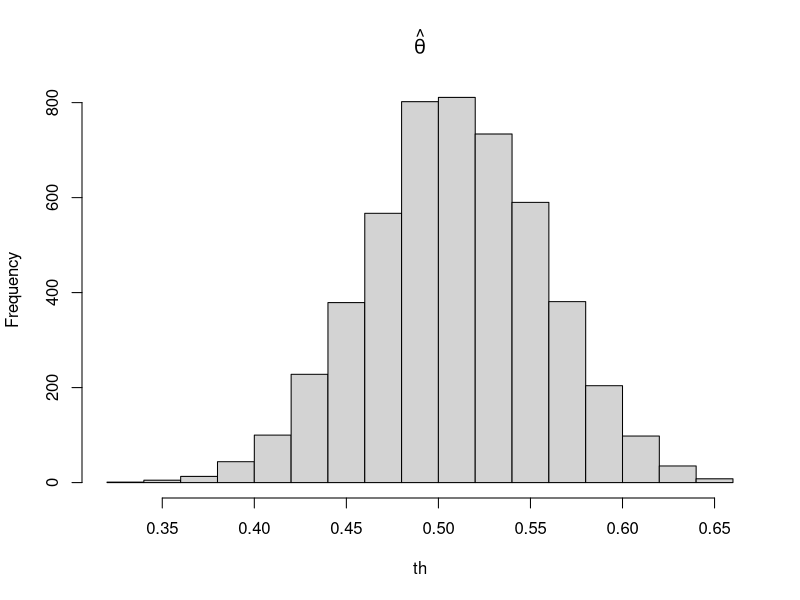
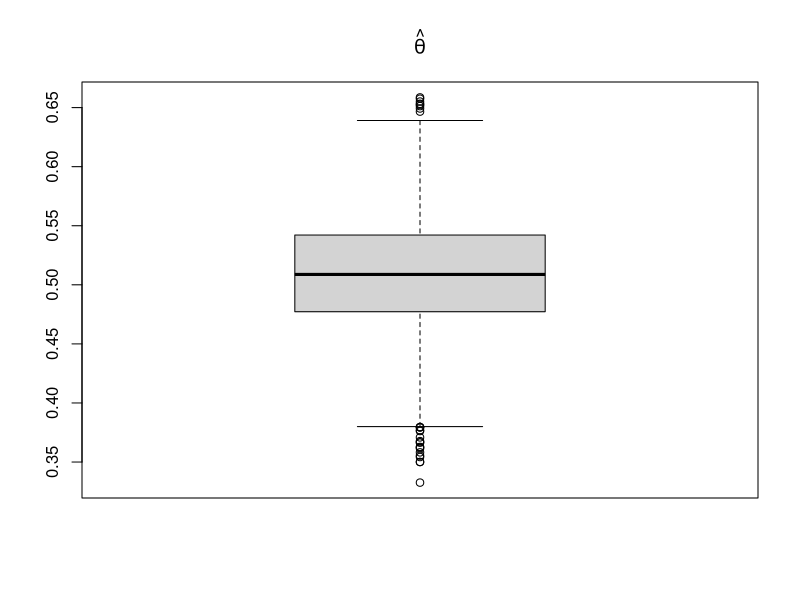
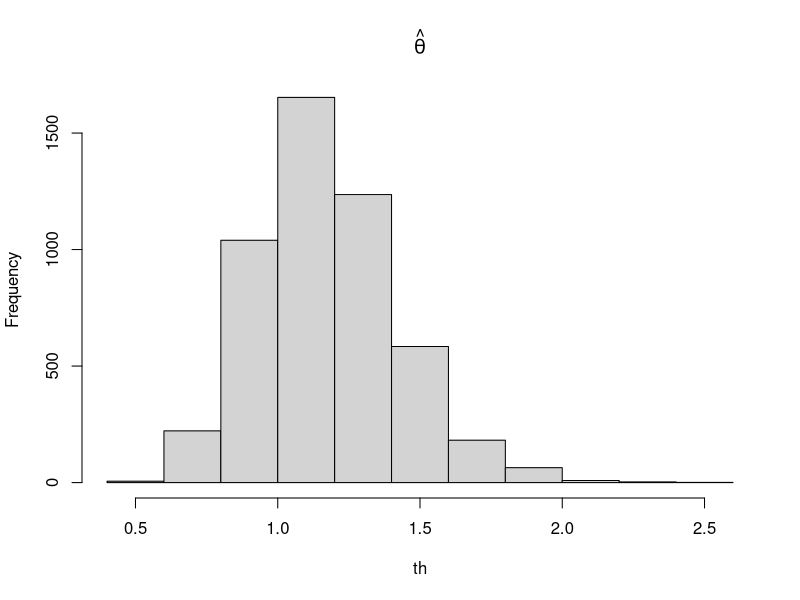
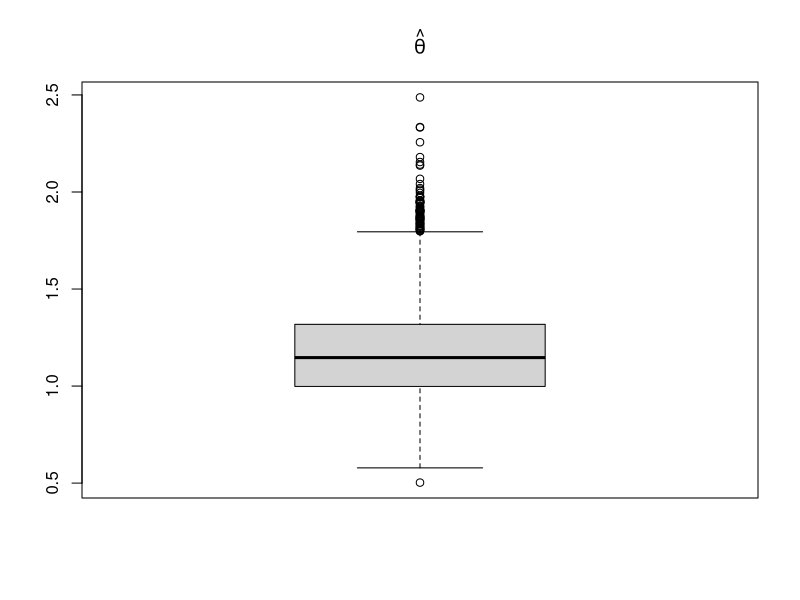
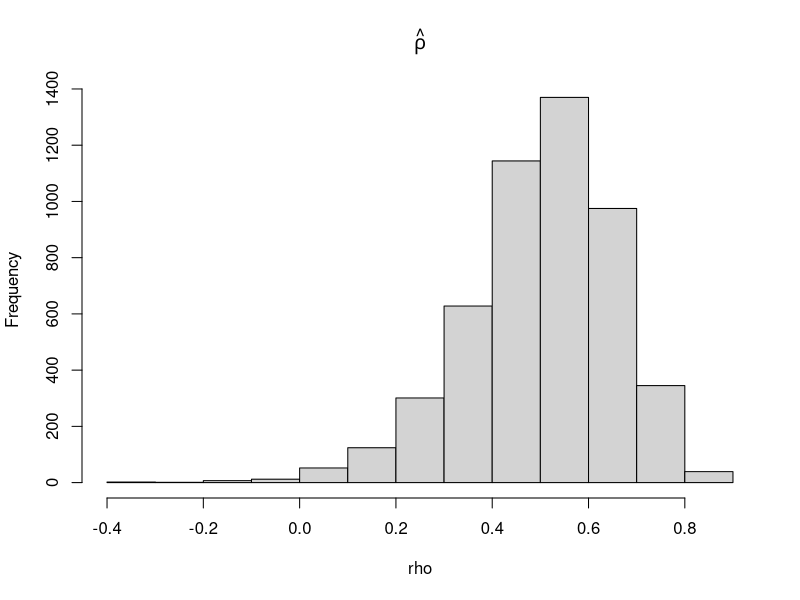
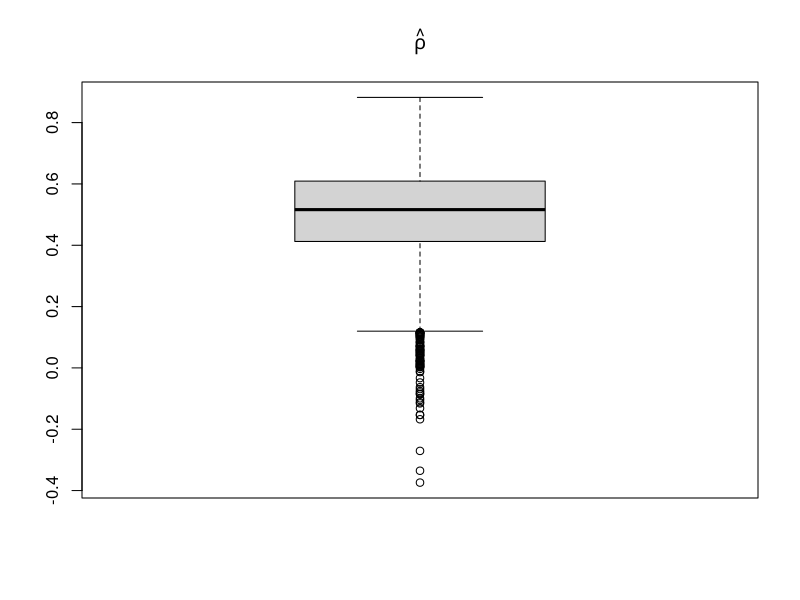

These charts were generated, in order, by the following R code:
## ---- chunk 1
knitr::opts_chunk$set(echo = TRUE)
## ---- chunk 2
n <- 30
x <- rexp(n, rate=4)
## ---- chunk 3
( t0 <- sqrt(mean(x)) )
## ---- chunk 4
bb <- sample.int(n, repl=TRUE)
sort(bb)
## ---- chunk 5
x[bb]
## ---- chunk 6
sqrt(mean(x[bb]))
## ---- chunk 7
M <- 5000
th <- vector('numeric', M)
for(j in 1:M) {
  bb <- sample.int(n, repl=TRUE)
  # bb <- sample(1:n, repl=TRUE)
  th[j] <- sqrt(mean(x[bb]))
}
## ---- chunk 8
hist(th, main=expression(hat(theta)))
boxplot(th, main=expression(hat(theta)))
## ---- chunk 9
lo0 <- t0 - quantile(th - t0, .975)
up0 <- t0 - quantile(th - t0, .025)
lo4 <- quantile(th, .025)
up4 <- quantile(th, .975)
rbind(c(lo=lo0, up=up0), c(lo=lo4, up=up4))
## ---- chunk 10
lo1 <- t0 - qnorm(.975)*sd(x)/2/sqrt(mean(x))/sqrt(n)
up1 <- t0 + qnorm(.975)*sd(x)/2/sqrt(mean(x))/sqrt(n)
as.numeric(c(lo=lo1, up=up1))
## ---- chunk 11
set.seed(123456)
n <- 30
x <- rchisq(n, df=1)
## ---- chunk 12
(t0 <- mean(sqrt(x)))
## ---- chunk 13
M <- 5000
th <- vector('numeric', M)
for(j in 1:M) {
  bb <- sample.int(n, repl=TRUE)
  th[j] <- mean(sqrt(x[bb]))
}
## ---- chunk 14
lo0 <- t0 - quantile(th - t0, .975)
up0 <- t0 - quantile(th - t0, .025)
lo1 <- quantile(th, .025)
up1 <- quantile(th, .975)
rbind(c(lo=lo0, up=up0), c(lo=lo1, up=up1))
## ---- chunk 15
set.seed(123)
n <- 20
x <- rnorm(n)
## ---- chunk 16
(t0 <- exp(mean(x)))
## ---- chunk 17
M <- 5000
th <- vector('numeric', M)
for(j in 1:M) {
  bb <- sample.int(n, repl=TRUE)
  th[j] <- exp(mean(x[bb]))
}
## ---- chunk 18
lo1 <- quantile(th, .025)
up1 <- quantile(th, .975)
c(lo=lo1, up=up1)
## ---- chunk 19
c(lo=t0 - qnorm(.975)*sd(th), 
  up=t0 + qnorm(.975)*sd(th))
## ---- chunk 20
hist(th, main=expression(hat(theta)))
boxplot(th, main=expression(hat(theta)))
## ---- chunk 21
t0 <- mean(x)
M <- 5000
th <- vector('numeric', M)
for(j in 1:M) {
  bb <- sample.int(n, repl=TRUE)
  th[j] <- mean(x[bb])
}
lo1.log <- quantile(th, .025)
up1.log <- quantile(th, .975)
lo2.log <- t0 - qnorm(.975)*sd(th)
up2.log <- t0 + qnorm(.975)*sd(th)
rbind(c(lo=lo1.log, up=up1.log),
      c(lo=lo2.log, up=up2.log))
## ---- chunk 22
rbind(BootLog=c(lo=exp(lo1.log), up=exp(up1.log)),
      GausLog=c(lo=exp(lo2.log), up=exp(up2.log)),
      Boot = c(lo=lo1, up=up1))
## ---- chunk 23
set.seed(1717)
n <- 20
la <- rchisq(n, df=3)/sqrt(3)
x <- rexp(n, rate=1) + la
y <- runif(n, min=-1, max=1) + la
## ---- chunk 24
(t0 <- cor(x, y))
## ---- chunk 25
bb <- sample.int(n, repl=TRUE)
cor(x[bb], y[bb])
## ---- chunk 26
bb1 <- sample.int(n, repl=TRUE)
bb2 <- sample.int(n, repl=TRUE)
cor(x[bb1], y[bb2])
## ---- chunk 27
M <- 5000
rho <- vector('numeric', M)
for(j in 1:M) {
  bb <- sample.int(n, repl=TRUE)
  rho[j] <- cor(x[bb], y[bb])
}
## ---- chunk 28
hist(rho, main=expression(hat(rho)))
boxplot(rho, main=expression(hat(rho)))
## ---- chunk 29
lo0 <- t0 - (quantile(rho, .975) - t0)
up0 <- t0 - (quantile(rho, .025) - t0)
c(lo=lo0, up=up0)
## ---- chunk 30
lo1 <- quantile(rho, .025)
up1 <- quantile(rho, .975)
c(lo=lo1, up=up1)
## ---- chunk 31
zz <- log((1+t0)/(1-t0))/2
lo <- zz - qnorm(.975)/sqrt(n-3)
up <- zz + qnorm(.975)/sqrt(n-3)
lo2 <- (exp(2*lo)-1)/(exp(2*lo)+1)
up2 <- (exp(2*up)-1)/(exp(2*up)+1)
## ---- chunk 32
rbind(ppivot=c(lo=lo0, up=up0),
      perc=c(lo=lo1, up=up1),
      normal=c(lo=lo2, up=up2))
## ---- chunk 33
tmp <- mean(rho <= t0)
alph <- pnorm(qnorm(.025) + 2*qnorm(tmp))
lo3 <- quantile(rho, alph)
up3 <- quantile(rho, 1-alph)
rbind(ppivot=c(lo0, up0),
      perc=c(lo1, up1),
      normal=c(lo2, up2),
      bc=c(lo3, up3))
